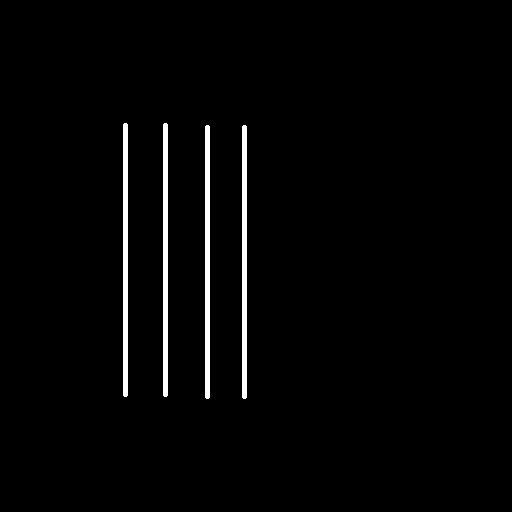
%> input picture POC2/LAB2-ByMC/obrazki/linie1.png, 512 x 512 px
$ octave zad3.m   (GNU Octave 9; MATLAB toolbox functions it lacks are replaced by stand-ins)
%> lines starting %> are read from the running program, lines starting %| are printed output that depends on the picture


clear all
close all

imgs{1} = imread('C:\Users\michal\Desktop\POC\POC_@\obrazki\linie1.png');
imgs{2} = imread('C:\Users\michal\Desktop\POC\POC_@\obrazki\linie2.png');
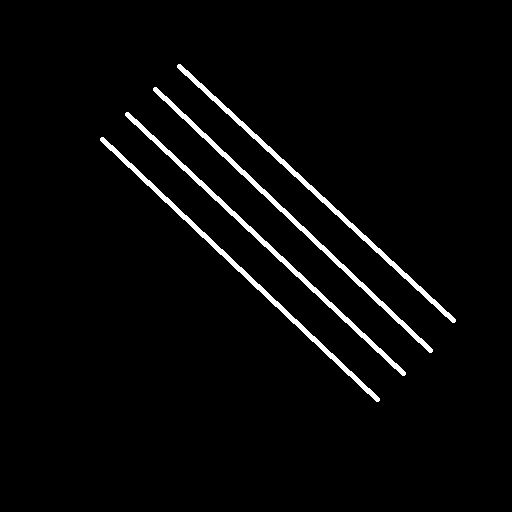
%> input picture POC2/LAB2-ByMC/obrazki/linie2.png, 512 x 512 px
imgs{3} = imread('C:\Users\michal\Desktop\POC\POC_@\obrazki\linie3.png');
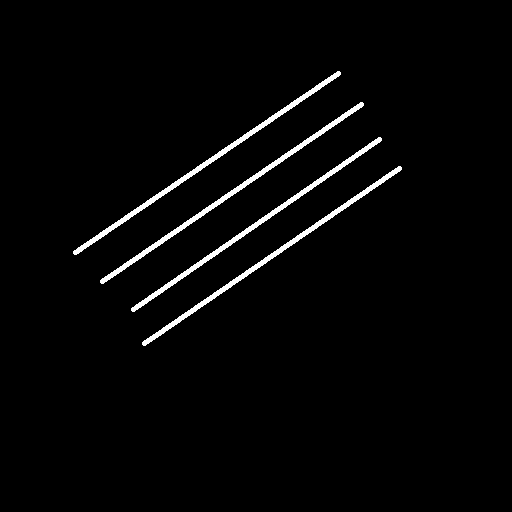
%> input picture POC2/LAB2-ByMC/obrazki/linie3.png, 512 x 512 px

imgs{4} = imread('C:\Users\michal\Desktop\POC\POC_@\obrazki\kolo1.png');
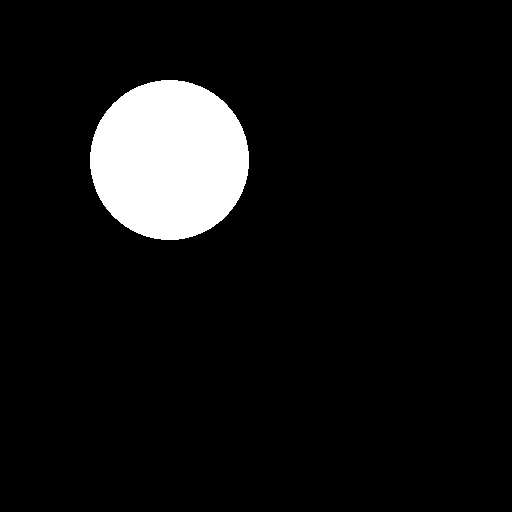
%> input picture POC2/LAB2-ByMC/obrazki/kolo1.png, 512 x 512 px
imgs{5} = imread('C:\Users\michal\Desktop\POC\POC_@\obrazki\kolo2.png');
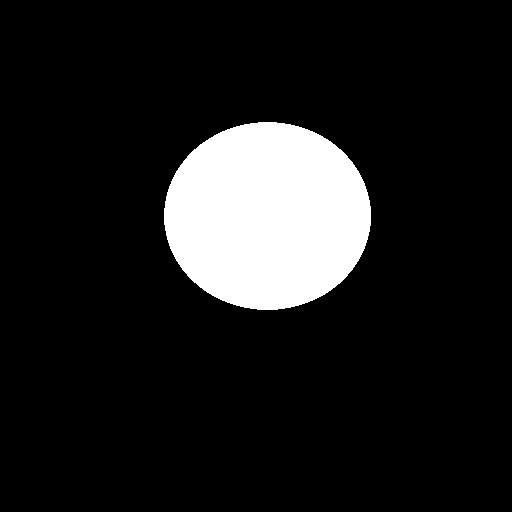
%> input picture POC2/LAB2-ByMC/obrazki/kolo2.png, 512 x 512 px
imgs{6} = imread('C:\Users\michal\Desktop\POC\POC_@\obrazki\kolo3.png');
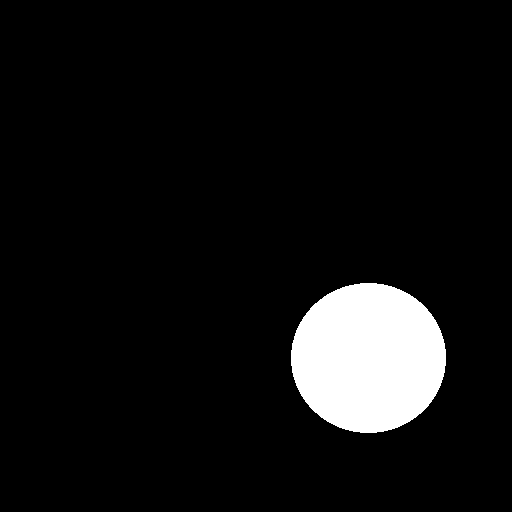
%> input picture POC2/LAB2-ByMC/obrazki/kolo3.png, 512 x 512 px

%> (the run ends here)
